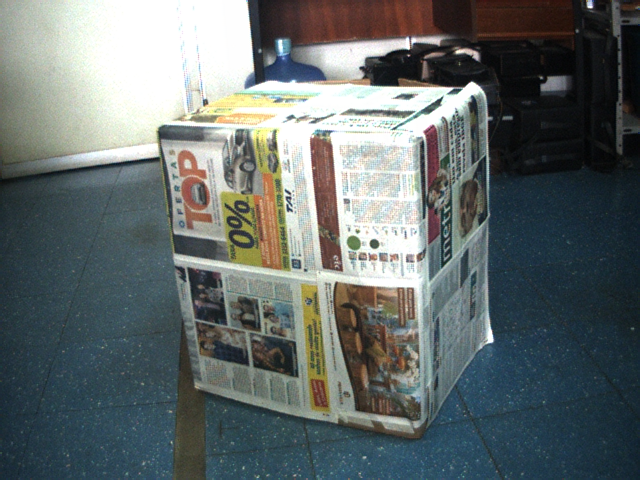
#> input picture Material 10/colorLeft.png, 640 x 480 px
$ jupyter execute compute_fundamental_matrix.ipynb
#> lines starting #> are read from the running program, lines starting #| are printed output that depends on the picture
# Estimating the Fundamental Matrix

[cell 1]
import numpy as np
import cv2 as cv
import scipy.io
import sys
from matplotlib import pyplot as plt

#Auxiliary Functions

[cell 2]
# Return the skew matrix formed from a 3x1 vector
# [4 lines left out: function skew, not called in this run]


# Estimate Fundamental Matrix
def estimate_fundamental (ptsl, ptsr):

    npoints = ptsl.shape[1] #number of columns

    if ptsr.shape[1] != npoints:
        raise ValueError("Number of points don't match.")

    # Fundamental Matrix Estimation
    # A_nx9.Fs_9x1 = 0

    A = np.zeros((npoints, 9))

    if npoints < 8:
        print('Too few mesurements')
        sys.exit(0)

    # Stack the equation for each pair of matchings
    for i in range (npoints):

        # A[i] = [ptsl[0,i]*ptsr[0,i], ptsl[0,i]*ptsr[1,i], ptsl[0,i]*ptsr[2,i],
        #         ptsl[1,i]*ptsr[0,i], ptsl[1,i]*ptsr[1,i], ptsl[1,i]*ptsr[2,i],
        #         ptsl[2,i]*ptsr[0,i], ptsl[2,i]*ptsr[1,i], ptsl[2,i]*ptsr[2,i] ]

        A[i,:] = np.kron(ptsl[:,i],ptsr[:,i])

    # Check the matrix rank
    r = np.linalg.matrix_rank(A)

    if r < 8:
        print('Measurement matrix rank defficient')
        sys.exit(0)


    # Compute the SVD of matrix A
    U,S,V = np.linalg.svd(A, full_matrices=True)
    # Pick the eigenvector corresponding to the smallest eigenvalue
    # Define the first estimation for the Fundamental matrix
    F1 = V[-1].reshape(3,3).T

    # Compute the SVD of the Fundamental Matrix
    U,S,V = np.linalg.svd(F1,full_matrices=True)
    # Substitute the diagonal matrix to project the first estimation into the
    # Fundamental Matrix Space/Domain
    s1 = S[0]
    s2 = S[1]
    S = np.diag([s1,s2,0])
    # Compute the new Fundamental Matrix belonging to the right domain
    F = U.dot(S).dot(V)
    # or
    #F = np.dot(U,np.dot(S,V))

    return F/F[2,2]


def estimate_normalized_fundamental (ptsl, ptsr):

    ptsl_n, Tl = normalize(ptsl)
    ptsr_n, Tr = normalize(ptsr)
    # Estimate essential matrix
    F = estimate_fundamental (ptsl_n, ptsr_n)
    # reverse normalization
    F = np.dot(Tr.T,np.dot(F,Tl))

    return F/F[2,2]

# Normalize the points
def normalize(pts):

    # to be sure that the last line is all of ones - homogeneous coordinates
    pts = pts / pts[2]

    npoints = pts.shape[1] # number of columns
    # Calculate the Centroid
    #centx = np.sum (pts[0,:])/npoints
    #centy = np.sum (pts[1,:])/npoints
    centroid = np.mean(pts[:2],axis=1)
    # Calculation of the  mean distance in relation to the centroid
    dist_med = sum(np.sqrt((pts[0,:] - centroid[0])**2 + (pts[1,:] - centroid[1])**2))/npoints
    # Scale to make the mean distance equal to  sqrt(2)
    esc = np.sqrt(2)/dist_med
    esc = np.sqrt(2)/np.std(pts[:2])
    # Normalization matrix
    T = np.array([[esc, 0, -esc*centroid[0]],[0, esc, -esc*centroid[1]],[ 0, 0, 1]])

    #Normalized points
    pts_norm = np.dot(T,pts)

    return pts_norm,T


def compute_epipole(F):
    """ Computes the left epipole e1 (right null space) from a
	  fundamental matrix F.
	  (Use with F.T for right epipole e2 (left null space.) """
    # return null space of F (Fx=0)
    U,S,V = np.linalg.svd(F)
    e = V[-1]
    return e/e[2]


def plot_epipolar_line(im,F,x,epipole=None,show_epipole=True):
	""" Plot the epipole and epipolar line F*x=0
	in an image. F is the fundamental matrix
	and x a point in the other image."""

	m,n = im.shape[:2]
	line = np.dot(F,x)

	# epipolar line parameter and values
	t = np.linspace(0,n,100)
	lt = np.array([(line[2]+line[0]*tt)/(-line[1]) for tt in t])

	# take only line points inside the image
	ndx = (lt>=0) & (lt<m)
	plt.plot(t[ndx],lt[ndx],linewidth=1)
	if show_epipole:
		if epipole is None:
			epipole = compute_epipole(F)
		plt.plot(epipole[0]/epipole[2],epipole[1]/epipole[2],'r*')

#Example Cases

[cell 3]
# [42 lines left out: functions case_one, case_two, not called in this run]

def case_three():
    #Read images
    imgl = cv.imread('colorLeft.png')  #queryimage # left image
#> imgl is the input picture: shape (480, 640, 3); mean B, G, R 106.9, 107.3, 99.3
    imgr = cv.imread('colorRight.png') #trainimage # right image
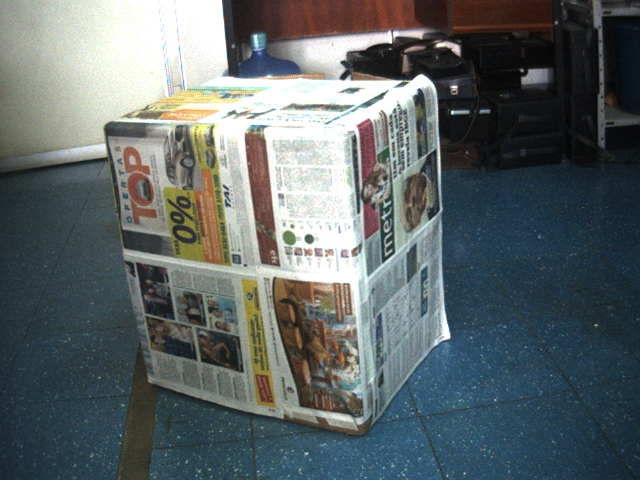
#> input picture Material 10/colorRight.png, 640 x 480 px
#> imgr is the input picture: shape (480, 640, 3); mean B, G, R 103.5, 102.7, 94

    # find the keypoints and descriptors with SIFT
    sift = cv.SIFT_create()
    kp1, des1 = sift.detectAndCompute(imgl,None)
#> kp1 = 1673 keypoints; strongest (x, y, size): (374, 244, 6), (473, 89, 10.3), (590, 6, 4.2), (381, 72, 21.3)
    kp2, des2 = sift.detectAndCompute(imgr,None)
#> kp2 = 1773 keypoints; strongest (x, y, size): (452, 112, 2.5), (309, 239, 5.9), (456, 49, 6.5), (422, 82, 10.9)

    # Solve matching between detected points in both images
    # FLANN parameters
    FLANN_INDEX_KDTREE = 1
    index_params = dict(algorithm = FLANN_INDEX_KDTREE, trees = 5)
    search_params = dict(checks=50)
    flann = cv.FlannBasedMatcher(index_params,search_params)
    matches = flann.knnMatch(des1,des2,k=2)
#> matches = 1673 matches
    good = []
    ptsl = []
    ptsr = []

    # Select good matches
    # ratio test as per Lowe's paper
    for i,(m,n) in enumerate(matches):

        if m.distance < 0.7*n.distance:
            good.append(m)
            ptsr.append(kp2[m.trainIdx].pt)
            ptsl.append(kp1[m.queryIdx].pt)
#> after the loop, good = 751 matches; ptsl = 751 pairs, first value 81.93 to 632.5, second value 25.21 to 432.4; ptsr = 751 pairs, first value 66.3 to 607.2, second value 17.37 to 428


    ptsl = np.int32(ptsl).T
    ptsr = np.int32(ptsr).T
    ptsl = np.vstack( (ptsl,np.ones(ptsl.shape[1])) )
    ptsr = np.vstack( (ptsr,np.ones(ptsr.shape[1])) )

    return imgl,imgr,ptsl,ptsr

#Main

[cell 4]
CASE = 3

if CASE == 1:
    img_left,img_right,pts_left,pts_right = case_one()

    n_epilines = pts_left.shape[1]

if CASE == 2:
    img_left,img_right,pts_left,pts_right = case_two()
    n_epilines = 40

if CASE == 3:
    img_left,img_right,pts_left,pts_right = case_three()
    n_epilines = 400


# Estimate the Fundamental Matrix with out Ransac
F1 = estimate_fundamental (pts_left, pts_right)
#> in estimate_fundamental, `r = np.linalg.matrix_rank(A)`: r = 9
#> in estimate_fundamental, `U,S,V = np.linalg.svd(A, full_matrices=True)`:
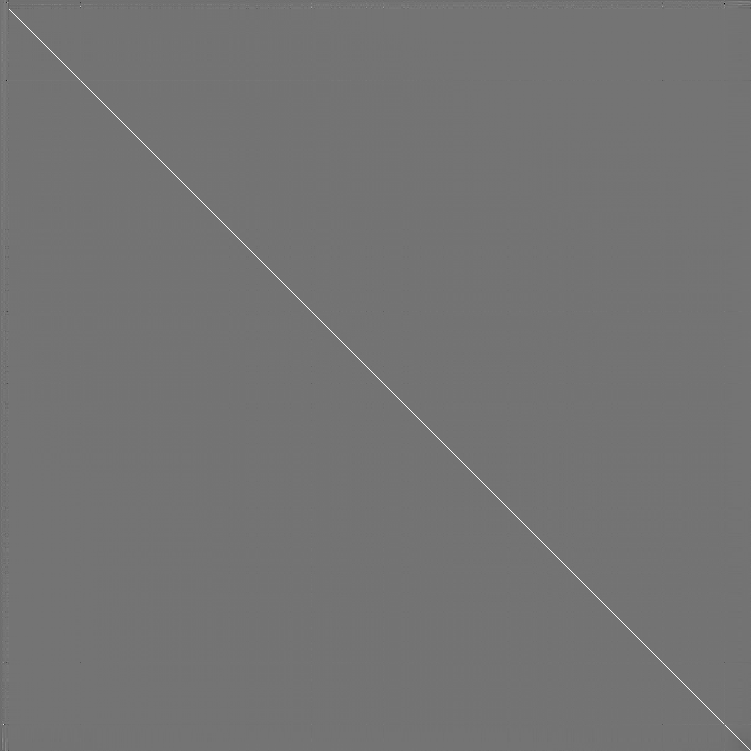
#> U: shape (751, 751) float64; min -0.833, max 0.997, mean -1.57e-05; drawn with min black and max white
#> in estimate_fundamental, `U,S,V = np.linalg.svd(A, full_matrices=True)`: S = [4957941.5, 1788882.5, 386635.7, 100103.4, 2542.4, 757.4, 247.7, 67.19, 1.58]
#> in estimate_fundamental, `F1 = V[-1].reshape(3,3).T`: F1 = [[-3.56e-06, 4.6e-06, 2.39e-05], [-1.03e-05, -2.19e-06, 0.00392], [0.00366, -0.000623, -1]]
#> in estimate_fundamental, `U,S,V = np.linalg.svd(F1,full_matrices=True)`: U = [[-2.39e-05, 0.683, 0.731], [-0.00392, -0.731, 0.683], [1, -0.00285, 0.00269]]; S = [1, 8.42e-06, 3.02e-07]; V = [[0.00366, -0.000623, -1], [-0.634, 0.773, -0.0028], [0.773, 0.634, 0.00243]]
#> in estimate_fundamental, `s1 = S[0]`: s1 = 1
#> in estimate_fundamental, `s2 = S[1]`: s2 = 8.42e-06
#> in estimate_fundamental, `S = np.diag([s1,s2,0])`: S = [[1, 0, 0], [0, 8.42e-06, 0], [0, 0, 0]]
#> in estimate_fundamental, `F = U.dot(S).dot(V)`: F = [[-3.73e-06, 4.46e-06, 2.39e-05], [-1.04e-05, -2.32e-06, 0.00392], [0.00366, -0.000623, -1]]
#> F1 = [[3.73e-06, -4.46e-06, -2.39e-05], [1.04e-05, 2.32e-06, -0.00392], [-0.00366, 0.000623, 1]]
F2 = estimate_normalized_fundamental (pts_left, pts_right)
#> in normalize, `centroid = np.mean(pts[:2],axis=1)`: centroid = [341.1, 245.1]
#> in normalize, `dist_med = sum(np.sqrt((pts[0,:] - centroid[0])**2 + (pts[1,:] - centr..`: dist_med = 130.6
#> in normalize, `esc = np.sqrt(2)/dist_med`: esc = 0.0108
#> in normalize, `esc = np.sqrt(2)/np.std(pts[:2])`: esc = 0.0128
#> in normalize, `T = np.array([[esc, 0, -esc*centroid[0]],[0, esc, -esc*centroid[1]],[ ..`: T = [[0.0128, 0, -4.36], [0, 0.0128, -3.13], [0, 0, 1]]
#> in estimate_normalized_fundamental, `ptsl_n, Tl = normalize(ptsl)`: Tl has the same summary as T in normalize
#> in estimate_normalized_fundamental, `ptsr_n, Tr = normalize(ptsr)`: Tr = [[0.0137, 0, -3.92], [0, 0.0137, -3.28], [0, 0, 1]]
#> in estimate_fundamental (call 2), `U,S,V = np.linalg.svd(A, full_matrices=True)`:
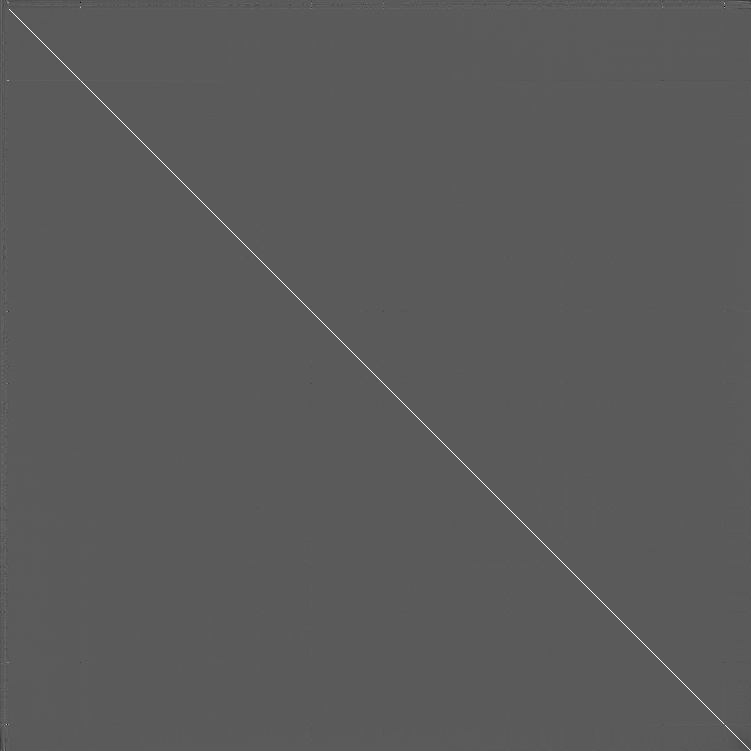
#> U: shape (751, 751) float64; min -0.553, max 0.997, mean 3.1e-05; drawn with min black and max white
#> in estimate_fundamental (call 2), `U,S,V = np.linalg.svd(A, full_matrices=True)`: S = [106.3, 61.38, 54.41, 45.94, 43.8, 15.74, 6.36, 4.13, 1.66]
#> in estimate_fundamental (call 2), `F1 = V[-1].reshape(3,3).T`: F1 = [[0.00641, 0.0449, -0.161], [-0.049, 0.0134, 0.659], [0.171, -0.711, -0.0314]]
#> in estimate_fundamental (call 2), `U,S,V = np.linalg.svd(F1,full_matrices=True)`: U = [[0.0236, -0.248, -0.969], [-0.345, 0.907, -0.24], [0.938, 0.34, -0.0639]]; S = [0.741, 0.672, 0.00555]; V = [[0.24, -0.905, -0.351], [0.0181, -0.358, 0.934], [-0.971, -0.231, -0.0695]]
#> in estimate_fundamental (call 2), `s1 = S[0]`: s1 = 0.741
#> in estimate_fundamental (call 2), `s2 = S[1]`: s2 = 0.672
#> in estimate_fundamental (call 2), `S = np.diag([s1,s2,0])`: S = [[0.741, 0, 0], [0, 0.672, 0], [0, 0, 0]]
#> in estimate_fundamental (call 2), `F = U.dot(S).dot(V)`: F = [[0.00119, 0.0437, -0.161], [-0.0503, 0.0131, 0.659], [0.171, -0.711, -0.0315]]
#> in estimate_normalized_fundamental, `F = estimate_fundamental (ptsl_n, ptsr_n)`: F = [[-0.0378, -1.39, 5.13], [1.6, -0.417, -20.94], [-5.44, 22.59, 1]]
#> in estimate_normalized_fundamental, `F = np.dot(Tr.T,np.dot(F,Tl))`: F = [[-6.6e-06, -0.000242, 0.132], [0.000279, -7.28e-05, -0.363], [-0.135, 0.376, 3.53]]
#> F2 = [[-1.87e-06, -6.86e-05, 0.0373], [7.9e-05, -2.06e-05, -0.103], [-0.0382, 0.106, 1]]
ptsl = pts_left
ptsr = pts_right

print('\nFundamental Matrix obtained by our method without Ransac: \n F = \n',F1)
#| Fundamental Matrix obtained by our method without Ransac:
#|  F =
#|  [[ 3.73375030e-06 -4.45906668e-06 -2.38940067e-05]
#|  [ 1.04497659e-05  2.31610782e-06 -3.92133805e-03]
#|  [-3.66056130e-03  6.22958897e-04  1.00000000e+00]]
print('\nFundamental Matrix obtained by our normalized method without Ransac: \n F = \n',F2)
#| Fundamental Matrix obtained by our normalized method without Ransac:
#|  F =
#|  [[-1.86798409e-06 -6.85782834e-05  3.72802744e-02]
#|  [ 7.90193711e-05 -2.06219400e-05 -1.02843696e-01]
#|  [-3.81613051e-02  1.06409778e-01  1.00000000e+00]]

# compute the epipole in the left image (first image)
e1 = compute_epipole(F1)
#> in compute_epipole, `U,S,V = np.linalg.svd(F)`: U = [[-2.39e-05, 0.683, 0.731], [-0.00392, -0.731, 0.683], [1, -0.00285, 0.00269]]; S = [1, 8.42e-06, 7.45e-19]; V = [[-0.00366, 0.000623, 1], [0.634, -0.773, 0.0028], [0.773, 0.634, 0.00243]]
#> in compute_epipole, `e = V[-1]`: e = [0.773, 0.634, 0.00243]
#> e1 = [317.5, 260.5, 1]

# compute the epipole in the right image (second image)
e2 = compute_epipole(F1.T)
#> e2 = [271.3, 253.4, 1]


# plotting
plt.figure(figsize=(15,8))
plt.subplot(121)
plt.imshow(img_left)

# plot each line individually, this gives nice colors
for i in range(n_epilines):
    plot_epipolar_line(img_left,F2.T,ptsr[:,i],e1,False)
    plt.plot(ptsl[0,i],ptsl[1,i],'o')
#> this loop made 400 passes
#> line in plot_epipolar_line on passes 1 to 3: [-0.0267, 0.0989, -11.66], [-0.026, 0.0965, -11.43], [-0.0158, 0.0815, -18.43]
plt.axis('off')

plt.subplot(122)
plt.imshow(img_right)
# plot each point individually, this gives same colors as the lines
for i in range(n_epilines):
    plot_epipolar_line(img_right,F2,ptsl[:,i],e2,False)
    plt.plot(ptsr[0,i],ptsr[1,i],'o')
#> this loop made 400 passes
#> line in plot_epipolar_line on passes 1 to 3: [0.0268, -0.0996, 13.98], [0.0261, -0.0971, 13.68], [0.0255, -0.0956, 13.69]
plt.axis('off')


# Using OpenCV

pts1 = pts_left[0:2,:].T
#> pts1 = 751 pairs, first value 81 to 632, second value 25 to 432
pts2 = pts_right[0:2,:].T
#> pts2 = 751 pairs, first value 66 to 607, second value 17 to 428


#F2, mask = cv.findFundamentalMat(pts1,pts2,cv.FM_8POINT) #FM_8POINT
F2, mask = cv.findFundamentalMat(pts1,pts2,cv.RANSAC,1,0.9999999)
#> F2 = [[-1.63e-06, -5.67e-05, 0.0358], [0.000101, -3.61e-05, -0.56], [-0.0458, 0.56, 1]]; mask = 751 values, max 1 at index 5, min 0 at index 0, mean 0.752
print('\nFundamental Matrix obtained with OpenCV function: \n F = \n',F2)
#| Fundamental Matrix obtained with OpenCV function:
#|  F =
#|  [[-1.63246923e-06 -5.67359074e-05  3.58403554e-02]
#|  [ 1.00750687e-04 -3.60585279e-05 -5.60202386e-01]
#|  [-4.58435419e-02  5.60201742e-01  1.00000000e+00]]

# We select only inlier points
pts1 = pts1[mask.ravel()==1].T
pts1 = np.vstack((pts1,np.ones(pts1.shape[1])))
pts2 = pts2[mask.ravel()==1].T
pts2 = np.vstack((pts2,np.ones(pts2.shape[1])))

# compute the epipole in the left image (first image)
e1 = compute_epipole(F2)
#> e1 = [5727.4, 466.9, 1]

# compute the epipole in the right image (second image)
e2 = compute_epipole(F2.T)
#> e2 = [9487, 608.7, 1]

if pts1.shape[1]< n_epilines:
  n_epilines= pts1.shape[1]


# plotting
plt.figure(figsize=(15,8))
plt.subplot(121)
plt.imshow(img_left)

# plot each line individually, this gives nice colors
for i in range(n_epilines):
    plot_epipolar_line(img_left,F2.T,pts2[:,i],e1,False)
    plt.plot(pts1[0,i],pts1[1,i],'o')
#> this loop made 400 passes
#> line in plot_epipolar_line on passes 1 to 3: [-0.033, 0.549, -67.29], [-0.0314, 0.549, -76.22], [-0.0304, 0.548, -81.67]
plt.axis('off')

plt.subplot(122)
plt.imshow(img_right)

# plot each point individually, this gives same colors as the lines
for i in range(n_epilines):
    plot_epipolar_line(img_right,F2,pts1[:,i],e2,False)
    plt.plot(pts2[0,i],pts2[1,i],'o')
#> this loop made 400 passes
#> line in plot_epipolar_line on passes 1 to 3: [0.028, -0.548, 67.99], [0.0271, -0.549, 76.91], [0.0265, -0.549, 82.32]
plt.axis('off')
#> Out = (-0.5, 672, 479.5, -0.5)
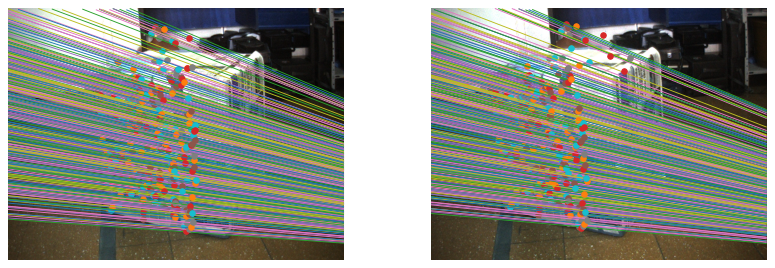
#> figure drawn by matplotlib, 2 panels; B, G, R data is drawn as R, G, B
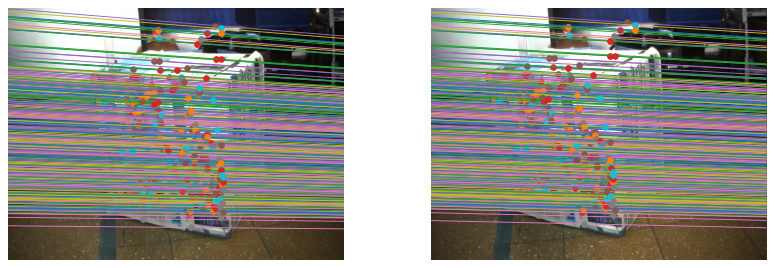
#> figure drawn by matplotlib, 2 panels; B, G, R data is drawn as R, G, B
